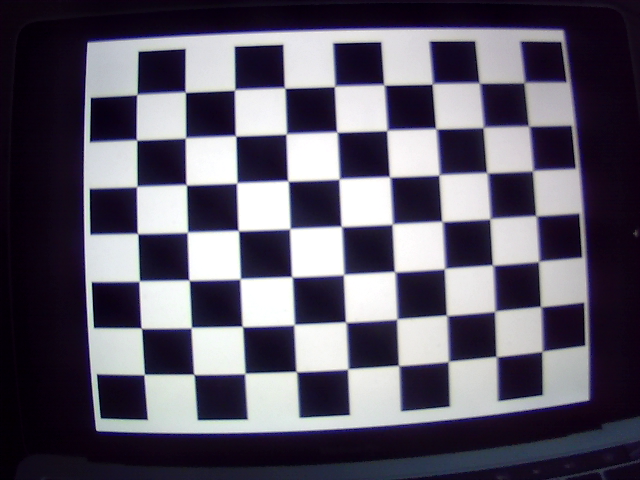
#> input picture images/img0.png, 640 x 480 px; its folder holds only this picture in this run
$ python calibration.py
#> lines starting #> are read from the running program, lines starting #| are printed output that depends on the picture; after the words box and inside, x2 and y2 are one past the last pixel; in counts of white or black regions, pixels touching at a corner belong together; long printed decimals are rounded
import numpy as np
import cv2
import glob

# Define the number of inner corners of the calibration pattern (e.g., a checkerboard)
pattern_size = (9, 7)  # Change this to match your calibration pattern

# Prepare object points, like (0,0,0), (1,0,0), (2,0,0) ....,(6,5,0)
objp = np.zeros((np.prod(pattern_size), 3), dtype=np.float32)
objp[:, :2] = np.mgrid[0:pattern_size[0], 0:pattern_size[1]].T.reshape(-1, 2)

# Arrays to store object points and image points from all the images.
objpoints = []  # 3d point in real world space
imgpoints = []  # 2d points in image plane.

# Load images and find corners
images = glob.glob('images/*.png')
#images = ['mychessboard.png']  # List of calibration images

for fname in images:
    img = cv2.imread(fname)
#> img is the input picture: shape (480, 640, 3); mean B, G, R 102.7, 88, 92.5
    gray = cv2.cvtColor(img, cv2.COLOR_BGR2GRAY)
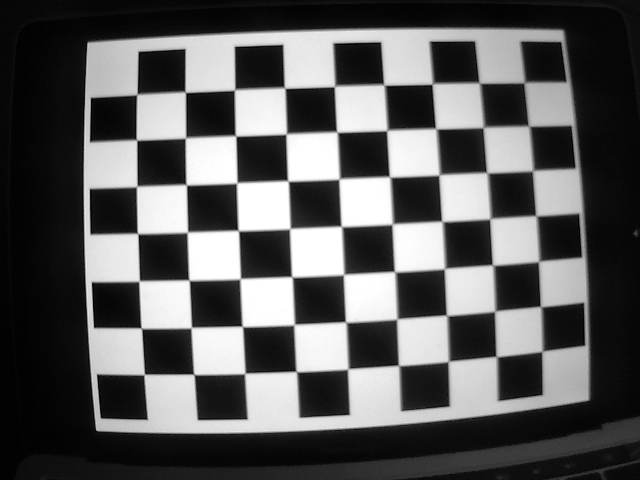
#> gray: shape (480, 640); min 0, max 255, mean 90.9

    # Find the chessboard corners
    ret, corners = cv2.findChessboardCorners(gray, pattern_size, None)
#> ret = True; corners = 63 rows, first 8: [541.5, 351.8], [495.7, 356.1], [447.7, 361.7], [398.1, 364.8], [347.6, 369.1], [295.9, 371.2], [245, 373.2], [193.8, 374.2]

    # If found, add object points, image points
    if ret:
        objpoints.append(objp)
        imgpoints.append(corners)

        # Draw and display the corners
        cv2.drawChessboardCorners(img, pattern_size, corners, ret)
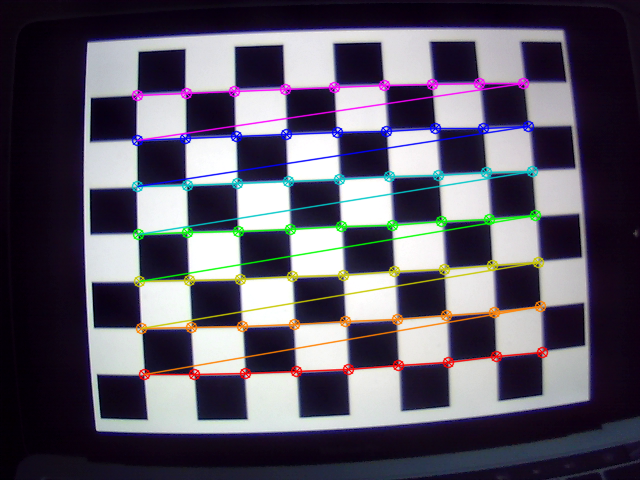
#> img: shape (480, 640, 3); 6.57% of pixels changed, all inside (x1, y1, x2, y2) = (131, 77, 549, 381)
        cv2.imshow('img', img)
        cv2.waitKey(500)

cv2.destroyAllWindows()

# Calibrate camera
ret, K, dist, rvecs, tvecs = cv2.calibrateCamera(objpoints, imgpoints, gray.shape[::-1], None, None)
#> ret = 0.468; K = [[990.7, 0, 399.5], [0, 949.2, 166.4], [0, 0, 1]]; dist = [[-0.632, 0.105, -0.00579, -0.051, -1]]; rvecs = ([-0.111, 0.321, 3.07],); tvecs = ([3.01, 4, 19.28],)

# Print calibration results
print("Camera matrix:\n", K)
#| Camera matrix:
#|  [[990.739   0.         399.546]
#|  [  0.         949.220 166.364]
#|  [  0.           0.           1.        ]]
print("\nDistortion coefficients:\n", dist)
#| Distortion coefficients:
#|  [[-0.6322  0.1045 -0.00579 -0.05102 -1.002]]

$ run again, on images/img12.png
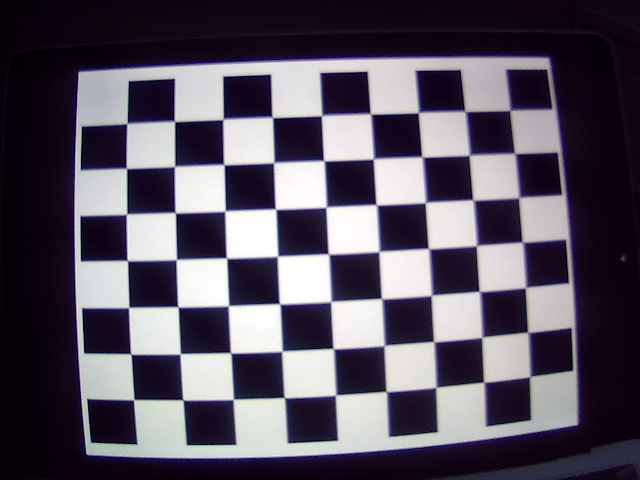
#> input picture images/img12.png, 640 x 480 px
#> img is the input picture: shape (480, 640, 3); mean B, G, R 95.9, 82.4, 88.3
#> `gray = cv2.cvtColor(img, cv2.COLOR_BGR2GRAY)`:
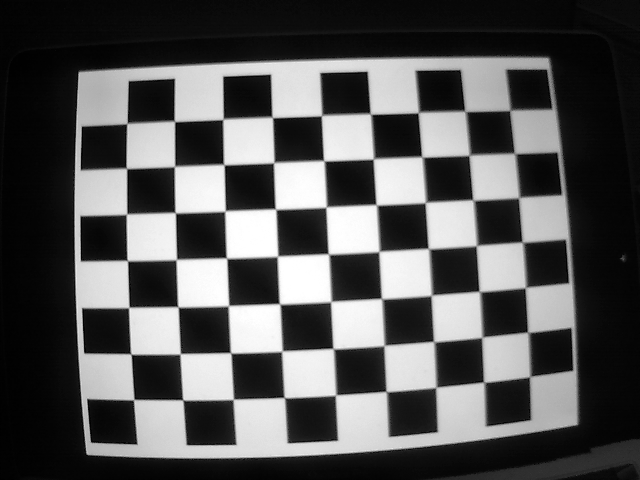
#> gray: shape (480, 640); min 0, max 255, mean 85.6
#> `ret, corners = cv2.findChessboardCorners(gray, pattern_size, None)`: ret = True; corners = 63 rows, first 8: [529.5, 376.8], [483.3, 381.6], [435.9, 387.4], [385.7, 391.1], [335.7, 395], [284.1, 397.3], [233.2, 399.4], [182.8, 399.8]
#> `cv2.drawChessboardCorners(img, pattern_size, corners, ret)`:
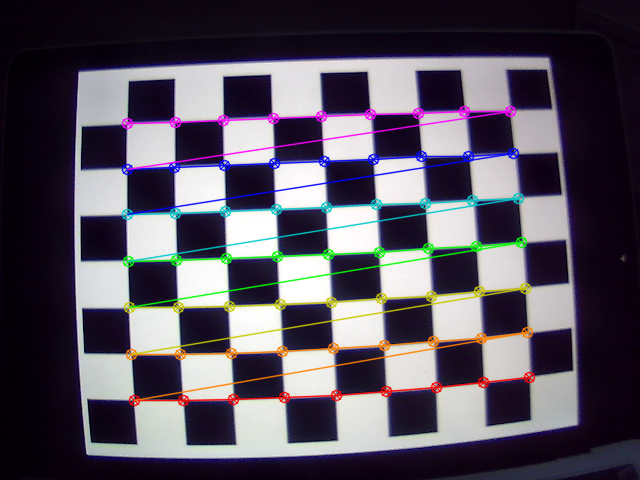
#> img: shape (480, 640, 3); 6.53% of pixels changed, all inside (x1, y1, x2, y2) = (121, 105, 536, 407)
#> `ret, K, dist, rvecs, tvecs = cv2.calibrateCamera(objpoints, imgpoints,..`: ret = 0.412; K = [[1374.4, 0, 463.9], [0, 1400.9, 146.1], [0, 0, 1]]; dist = [[-1.22, -1.82, 0.0084, -0.128, 10.69]]; rvecs = ([-0.196, 0.591, 3.02],); tvecs = ([1.51, 4.78, 27.58],)
#| Camera matrix:
#|  [[1.37444761e+03 0.00000000e+00 4.63857966e+02]
#|  [0.00000000e+00 1.40089280e+03 1.46063953e+02]
#|  [0.00000000e+00 0.00000000e+00 1.00000000e+00]]
#| Distortion coefficients:
#|  [[-1.21878153e+00 -1.82475834e+00  8.39701035e-03 -1.28405434e-01
#|    1.06860873e+01]]

$ run again, on images/img13.png
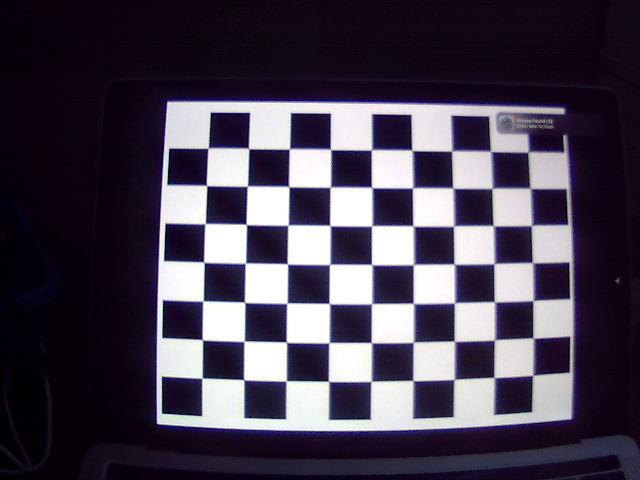
#> input picture images/img13.png, 640 x 480 px
#> img is the input picture: shape (480, 640, 3); mean B, G, R 80.8, 65.1, 72.2
#> `gray = cv2.cvtColor(img, cv2.COLOR_BGR2GRAY)`:
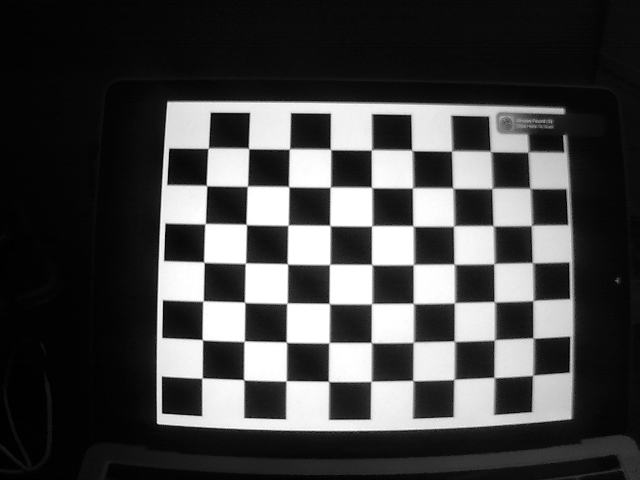
#> gray: shape (480, 640); min 0, max 255, mean 68.9
#> `ret, corners = cv2.findChessboardCorners(gray, pattern_size, None)`: ret = True; corners = 63 rows, first 8: [208.1, 148.4], [248.8, 148.8], [289.2, 149.2], [330.4, 149.3], [371.1, 150.3], [411.6, 150.3], [451.3, 151.3], [489.9, 150.9]
#> `cv2.drawChessboardCorners(img, pattern_size, corners, ret)`:
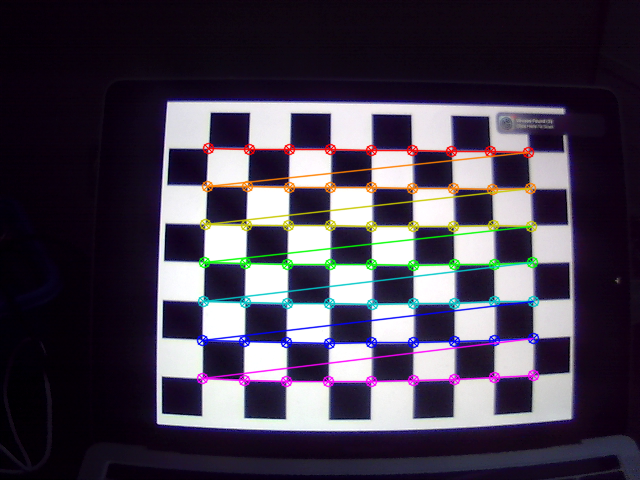
#> img: shape (480, 640, 3); 5.69% of pixels changed, all inside (x1, y1, x2, y2) = (196, 142, 540, 388)
#> `ret, K, dist, rvecs, tvecs = cv2.calibrateCamera(objpoints, imgpoints,..`: ret = 0.295; K = [[723.4, 0, 361.2], [0, 688.8, 253.2], [0, 0, 1]]; dist = [[-0.221, -3.06, -0.0484, -0.0209, 21.11]]; rvecs = ([-0.218, -0.0113, 0.00308],); tvecs = ([-3.75, -2.66, 17.87],)
#| Camera matrix:
#|  [[723.391   0.         361.171]
#|  [  0.         688.767 253.183]
#|  [  0.           0.           1.        ]]
#| Distortion coefficients:
#|  [[-2.20701309e-01 -3.06329754e+00 -4.84180356e-02 -2.08541666e-02
#|    2.11053083e+01]]

$ run again, on images/img14.png
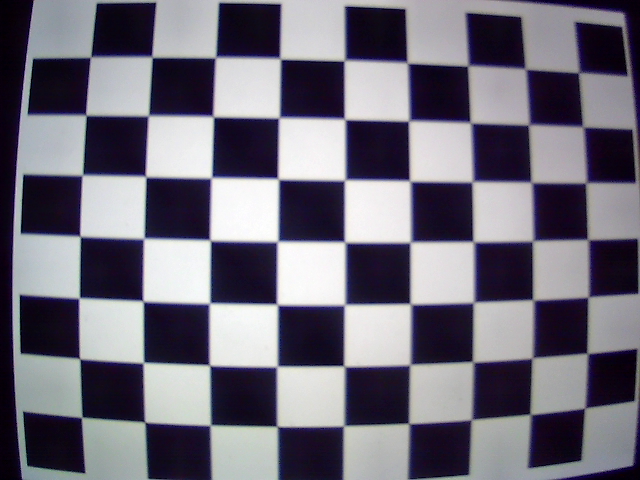
#> input picture images/img14.png, 640 x 480 px
#> img is the input picture: shape (480, 640, 3); mean B, G, R 120.7, 107.6, 111.1
#> `gray = cv2.cvtColor(img, cv2.COLOR_BGR2GRAY)`:
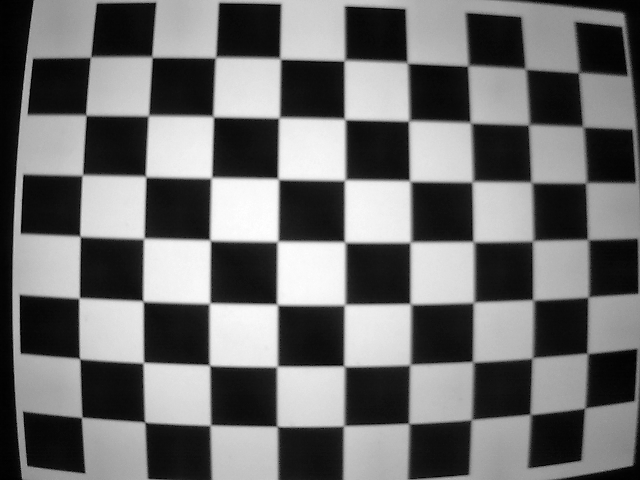
#> gray: shape (480, 640); min 0, max 255, mean 110.1
#> `ret, corners = cv2.findChessboardCorners(gray, pattern_size, None)`: ret = True; corners = 63 rows, first 8: [90.33, 57.45], [152.4, 58], [214.9, 58.46], [280.9, 59.83], [343.7, 61.41], [407.6, 63.82], [467.2, 66.46], [526.1, 70.91]
#> `cv2.drawChessboardCorners(img, pattern_size, corners, ret)`:
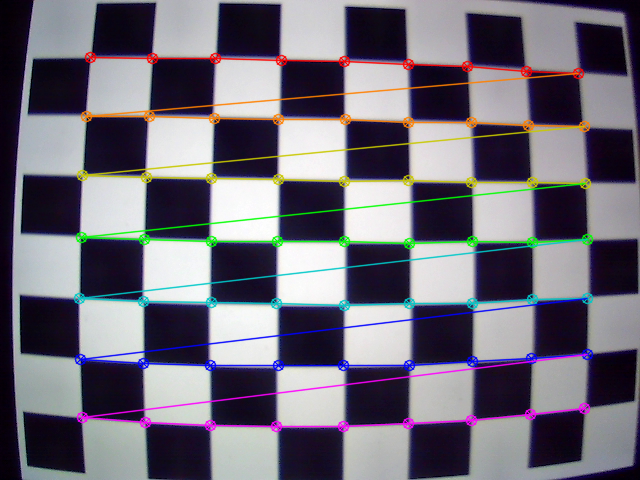
#> img: shape (480, 640, 3); 7.96% of pixels changed, all inside (x1, y1, x2, y2) = (73, 51, 594, 433)
#> `ret, K, dist, rvecs, tvecs = cv2.calibrateCamera(objpoints, imgpoints,..`: ret = 0.765; K = [[351.2, 0, 329.3], [0, 329.5, 246.5], [0, 0, 1]]; dist = [[-0.0479, -0.0649, -0.0192, -0.001, 0.0435]]; rvecs = ([-0.0731, -0.0451, 0.0052],); tvecs = ([-3.76, -3.09, 5.35],)
#| Camera matrix:
#|  [[351.156   0.         329.266  ]
#|  [  0.         329.462 246.475 ]
#|  [  0.           0.           1.        ]]
#| Distortion coefficients:
#|  [[-0.04787 -0.06494 -0.01918 -0.001003  0.04348]]
